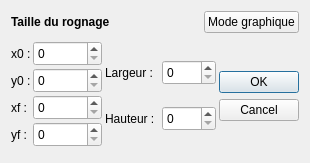
<?xml version="1.0" encoding="UTF-8"?>
<ui version="4.0">
 <class>Clip</class>
 <widget class="QDialog" name="Clip">
  <property name="geometry">
   <rect>
    <x>0</x>
    <y>0</y>
    <width>310</width>
    <height>163</height>
   </rect>
  </property>
  <property name="windowTitle">
   <string>Rogner</string>
  </property>
  <layout class="QGridLayout" name="gridLayout_2">
   <item row="0" column="0">
    <layout class="QGridLayout" name="gridLayout">
     <item row="0" column="1">
      <spacer name="horizontalSpacer">
       <property name="orientation">
        <enum>Qt::Horizontal</enum>
       </property>
       <property name="sizeHint" stdset="0">
        <size>
         <width>40</width>
         <height>20</height>
        </size>
       </property>
      </spacer>
     </item>
     <item row="0" column="0">
      <widget class="QLabel" name="_tLabel">
       <property name="font">
        <font>
         <weight>75</weight>
         <bold>true</bold>
        </font>
       </property>
       <property name="text">
        <string>Taille du rognage</string>
       </property>
      </widget>
     </item>
     <item row="0" column="2">
      <widget class="QPushButton" name="modeGraphique">
       <property name="text">
        <string>Mode graphique</string>
       </property>
      </widget>
     </item>
    </layout>
   </item>
   <item row="1" column="0">
    <layout class="QHBoxLayout" name="horizontalLayout">
     <property name="spacing">
      <number>3</number>
     </property>
     <item>
      <layout class="QVBoxLayout" name="xyLayout">
       <property name="spacing">
        <number>0</number>
       </property>
       <item>
        <layout class="QHBoxLayout" name="x0Layout">
         <property name="spacing">
          <number>2</number>
         </property>
         <item>
          <widget class="QLabel" name="_x0Label">
           <property name="minimumSize">
            <size>
             <width>20</width>
             <height>25</height>
            </size>
           </property>
           <property name="maximumSize">
            <size>
             <width>20</width>
             <height>25</height>
            </size>
           </property>
           <property name="text">
            <string>x0 :</string>
           </property>
          </widget>
         </item>
         <item>
          <widget class="QSpinBox" name="_x0Input">
           <property name="minimumSize">
            <size>
             <width>50</width>
             <height>25</height>
            </size>
           </property>
           <property name="maximumSize">
            <size>
             <width>16777215</width>
             <height>25</height>
            </size>
           </property>
           <property name="maximum">
            <number>9999</number>
           </property>
          </widget>
         </item>
        </layout>
       </item>
       <item>
        <layout class="QHBoxLayout" name="y0Layout">
         <property name="spacing">
          <number>2</number>
         </property>
         <item>
          <widget class="QLabel" name="_y0Label">
           <property name="minimumSize">
            <size>
             <width>20</width>
             <height>25</height>
            </size>
           </property>
           <property name="maximumSize">
            <size>
             <width>20</width>
             <height>25</height>
            </size>
           </property>
           <property name="text">
            <string>y0 :</string>
           </property>
          </widget>
         </item>
         <item>
          <widget class="QSpinBox" name="_y0Input">
           <property name="minimumSize">
            <size>
             <width>50</width>
             <height>25</height>
            </size>
           </property>
           <property name="maximumSize">
            <size>
             <width>16777215</width>
             <height>25</height>
            </size>
           </property>
           <property name="maximum">
            <number>9999</number>
           </property>
          </widget>
         </item>
        </layout>
       </item>
       <item>
        <layout class="QHBoxLayout" name="xfLayout">
         <property name="spacing">
          <number>2</number>
         </property>
         <item>
          <widget class="QLabel" name="_xfLabel">
           <property name="minimumSize">
            <size>
             <width>20</width>
             <height>25</height>
            </size>
           </property>
           <property name="maximumSize">
            <size>
             <width>20</width>
             <height>25</height>
            </size>
           </property>
           <property name="text">
            <string>xf :</string>
           </property>
          </widget>
         </item>
         <item>
          <widget class="QSpinBox" name="_xfInput">
           <property name="minimumSize">
            <size>
             <width>50</width>
             <height>25</height>
            </size>
           </property>
           <property name="maximumSize">
            <size>
             <width>16777215</width>
             <height>25</height>
            </size>
           </property>
           <property name="maximum">
            <number>9999</number>
           </property>
          </widget>
         </item>
        </layout>
       </item>
       <item>
        <layout class="QHBoxLayout" name="yfLayout">
         <property name="spacing">
          <number>2</number>
         </property>
         <item>
          <widget class="QLabel" name="_yfLabel">
           <property name="minimumSize">
            <size>
             <width>20</width>
             <height>25</height>
            </size>
           </property>
           <property name="maximumSize">
            <size>
             <width>20</width>
             <height>25</height>
            </size>
           </property>
           <property name="text">
            <string>yf :</string>
           </property>
          </widget>
         </item>
         <item>
          <widget class="QSpinBox" name="_yfInput">
           <property name="minimumSize">
            <size>
             <width>50</width>
             <height>25</height>
            </size>
           </property>
           <property name="maximumSize">
            <size>
             <width>16777215</width>
             <height>25</height>
            </size>
           </property>
           <property name="maximum">
            <number>9999</number>
           </property>
          </widget>
         </item>
        </layout>
       </item>
      </layout>
     </item>
     <item>
      <layout class="QVBoxLayout" name="hlLayout">
       <property name="spacing">
        <number>0</number>
       </property>
       <item>
        <layout class="QHBoxLayout" name="lLayout">
         <property name="spacing">
          <number>2</number>
         </property>
         <item>
          <widget class="QLabel" name="_lLabel">
           <property name="sizePolicy">
            <sizepolicy hsizetype="Preferred" vsizetype="Preferred">
             <horstretch>0</horstretch>
             <verstretch>0</verstretch>
            </sizepolicy>
           </property>
           <property name="minimumSize">
            <size>
             <width>55</width>
             <height>25</height>
            </size>
           </property>
           <property name="maximumSize">
            <size>
             <width>55</width>
             <height>25</height>
            </size>
           </property>
           <property name="text">
            <string>Largeur :</string>
           </property>
          </widget>
         </item>
         <item>
          <widget class="QSpinBox" name="_lInput">
           <property name="sizePolicy">
            <sizepolicy hsizetype="Minimum" vsizetype="Fixed">
             <horstretch>0</horstretch>
             <verstretch>0</verstretch>
            </sizepolicy>
           </property>
           <property name="minimumSize">
            <size>
             <width>50</width>
             <height>25</height>
            </size>
           </property>
           <property name="maximumSize">
            <size>
             <width>16777215</width>
             <height>25</height>
            </size>
           </property>
           <property name="maximum">
            <number>9999</number>
           </property>
          </widget>
         </item>
        </layout>
       </item>
       <item>
        <layout class="QHBoxLayout" name="hLayout">
         <property name="spacing">
          <number>2</number>
         </property>
         <item>
          <widget class="QLabel" name="_hLabel">
           <property name="sizePolicy">
            <sizepolicy hsizetype="Preferred" vsizetype="Preferred">
             <horstretch>0</horstretch>
             <verstretch>0</verstretch>
            </sizepolicy>
           </property>
           <property name="minimumSize">
            <size>
             <width>55</width>
             <height>25</height>
            </size>
           </property>
           <property name="maximumSize">
            <size>
             <width>55</width>
             <height>25</height>
            </size>
           </property>
           <property name="text">
            <string>Hauteur :</string>
           </property>
          </widget>
         </item>
         <item>
          <widget class="QSpinBox" name="_hInput">
           <property name="sizePolicy">
            <sizepolicy hsizetype="Minimum" vsizetype="Fixed">
             <horstretch>0</horstretch>
             <verstretch>0</verstretch>
            </sizepolicy>
           </property>
           <property name="minimumSize">
            <size>
             <width>50</width>
             <height>25</height>
            </size>
           </property>
           <property name="maximumSize">
            <size>
             <width>16777215</width>
             <height>25</height>
            </size>
           </property>
           <property name="maximum">
            <number>9999</number>
           </property>
          </widget>
         </item>
        </layout>
       </item>
      </layout>
     </item>
     <item>
      <widget class="QDialogButtonBox" name="buttonBox">
       <property name="orientation">
        <enum>Qt::Vertical</enum>
       </property>
       <property name="standardButtons">
        <set>QDialogButtonBox::Cancel|QDialogButtonBox::Ok</set>
       </property>
       <property name="centerButtons">
        <bool>true</bool>
       </property>
      </widget>
     </item>
    </layout>
   </item>
  </layout>
 </widget>
 <resources/>
 <connections>
  <connection>
   <sender>buttonBox</sender>
   <signal>rejected()</signal>
   <receiver>Clip</receiver>
   <slot>reject()</slot>
   <hints>
    <hint type="sourcelabel">
     <x>297</x>
     <y>150</y>
    </hint>
    <hint type="destinationlabel">
     <x>286</x>
     <y>274</y>
    </hint>
   </hints>
  </connection>
  <connection>
   <sender>buttonBox</sender>
   <signal>accepted()</signal>
   <receiver>Clip</receiver>
   <slot>accept()</slot>
   <hints>
    <hint type="sourcelabel">
     <x>297</x>
     <y>150</y>
    </hint>
    <hint type="destinationlabel">
     <x>157</x>
     <y>274</y>
    </hint>
   </hints>
  </connection>
 </connections>
</ui>
